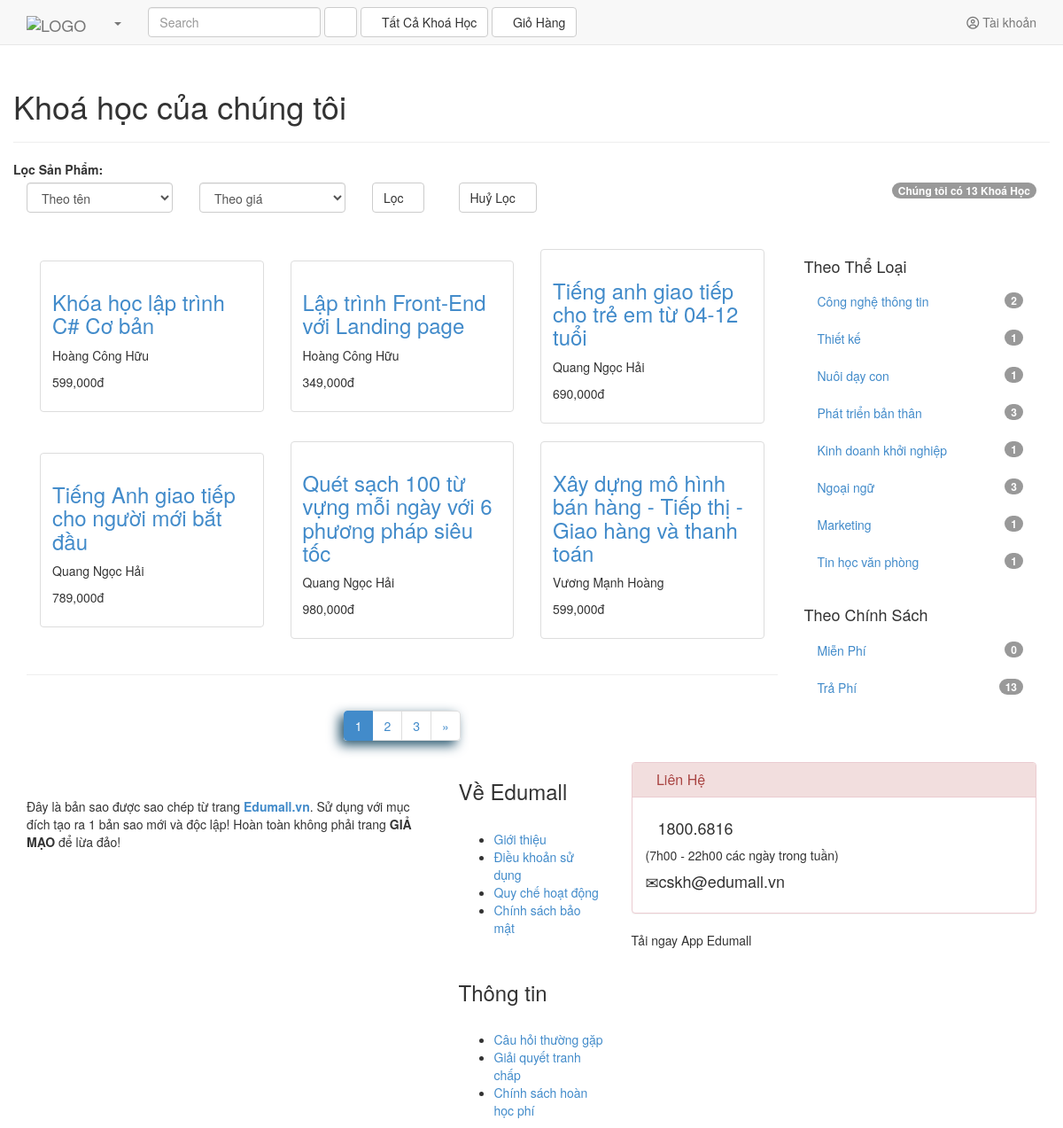
Page /index.php/courses on the committed database.
### tables this page shows
CREATE TABLE `course` (
  `id_cs` int(11) NOT NULL,
  `ten_cs` varchar(255) NOT NULL,
  `info_cs` varchar(255) NOT NULL,
  `thumb_cs` varchar(255) NOT NULL,
  `id_user` int(11) NOT NULL,
  `mota_cs` text NOT NULL,
  `giaotrinh_cs` text NOT NULL,
  `id_cate` varchar(255) NOT NULL,
  `gia_cs` int(11) NOT NULL,
  `sobh_cs` int(11) NOT NULL,
  `time_cs` varchar(255) NOT NULL,
  `created_date` date NOT NULL
);

CREATE TABLE `user` (
  `id_user` int(11) NOT NULL,
  `email_user` varchar(255) NOT NULL,
  `pass_user` varchar(255) NOT NULL,
  `name_user` varchar(255) NOT NULL,
  `job_user` varchar(255) NOT NULL,
  `sex_user` tinyint(4) NOT NULL COMMENT '0-Female, 1-Male',
  `about_user` varchar(255) NOT NULL,
  `permission_user` int(11) NOT NULL DEFAULT '0' COMMENT '0 là chưa kích hoạt mail  -  1 là tv đã active  -  2 là GV  -  3 là ADMIN',
  `code_user` varchar(255) NOT NULL,
  `coin_user` int(11) NOT NULL,
  `avatar_user` varchar(255) NOT NULL DEFAULT 'default.jpg',
  `created_date` date NOT NULL,
  `last_login` date NOT NULL
);

### application/views/v_courses.php (called while the page is built, shortened)
<?php
class V_Courses
{
	public function index($countrow, $query_poster, $paginator, $category, $fee, $keyword, $filter)
	{
		include 'res/courses.php';
	}
}

### index.php (called while the page is built, shortened)
<?php
require_once BASEPATH.'core/CodeIgniter.php';

### application/models/M_courses.php (called while the page is built, shortened)
<?php if ( ! defined('BASEPATH')) exit('No direct script access allowed');
class M_Courses extends CI_Model
{
    public function showall($limit, $keyword, $filter)
    {
    	$offset=$this->uri->segment(2);
    	$this->db->select('id_cs,thumb_cs,ten_cs,name_user,gia_cs');
        $this->db->from('course, user');
        $this->db->where('course.id_user = user.id_user');
        $custom = "(course.ten_cs LIKE '%$keyword%' OR user.name_user LIKE '%$keyword%' OR course.id_cate LIKE '%$keyword%')";
        $this->db->where($custom);
		$this->db->order_by($filter);
		$this->db->limit($limit, $offset);
		$query_poster = $this->db->get();
		return $query_poster;
    }
    public function countrow($keyword)
    {
        $this->db->from('course')->like('ten_cs', $keyword)->or_like('id_user', $keyword)->or_like('id_cate', $keyword);
    	return $this->db->count_all_results();
    }
    public function row_cntt()
    {
        $this->db->from('course')->where('id_cate', 'cntt');
        return $this->db->count_all_results();
    }
    public function row_tk()
    {
        $this->db->from('course')->where('id_cate', 'tk');
        return $this->db->count_all_results();
    }
    public function row_ndc()
    {
        $this->db->from('course')->where('id_cate', 'ndc');
        return $this->db->count_all_results();
    }
    public function row_ptbt()
    {
        $this->db->from('course')->where('id_cate', 'ptbt');
        return $this->db->count_all_results();
    }
    public function row_kdkn()
    {
        $this->db->from('course')->where('id_cate', 'kdkn');
        return $this->db->count_all_results();
    }
    public function row_nn()
    {
        $this->db->from('course')->where('id_cate', 'nn');
        return $this->db->count_all_results();
    }
    public function row_mkt()
    {
        $this->db->from('course')->where('id_cate', 'mkt');
        return $this->db->count_all_results();
    }
    public function row_thvp()
    {
        $this->db->from('course')->where('id_cate', 'thvp');
        return $this->db->count_all_results();
    }
    public function row_free()
    {
        $this->db->from('course')->where('gia_cs', 0);
        return $this->db->count_all_results();
    }
    public function row_fee()
    {
        $this->db->from('course')->where('gia_cs !=', 0);
        return $this->db->count_all_results();
    }
}

### res/courses.php (the view, shortened to what this page needs)
<!DOCTYPE html>
<html lang="en">
<head>
	<link rel="stylesheet" href="<?php echo base_url(); ?>res/bs/css/bootstrap.min.css">
	<link rel="stylesheet" href="<?php echo base_url(); ?>res/awesome/css/font-awesome.min.css">
	<link rel="stylesheet" href="<?php echo base_url(); ?>res/css/webstyle.css">
	<link rel="stylesheet" href="<?php echo base_url(); ?>res/css/courses.css">
</head>
<body>
	<header>
		<?php include "includes/header.php" ?>
	</header>
	<main>
		<div class="container">
			<div class="row"><br><br>
				<h1>Khoá học của chúng tôi</h1>
				<hr>
				<div class="form locsp">
					<form action="<?php echo base_url('courses'); ?>" method="POST" role="form">
						<div class="form-group">
							<label for="">Lọc Sản Phẩm:</label>
							<div class="form-group">
								<div class="col-sm-2">
									<select name="name" class="form-control">
										<option value="" selected="">Theo tên</option>
									</select>
								</div>
								<div class="col-sm-2">
									<select name="price" class="form-control">
										<option value="" selected="">Theo giá</option>
									</select>
								</div>
								<div class="col-md-1">
									<button type="submit" class="btn btn-default" name="filter" value="filter" title="Vui lòng chỉ chọn một loại lọc">Lọc<i class="glyphicon glyphicon-search"></i></button>
								</div>
								<div class="col-md-1">
									<a href="<?php echo base_url('courses/cancel_search'); ?>"><button type="button" class="btn btn-default">Huỷ Lọc<i class="glyphicon glyphicon-remove-sign"></i></button></a>
								</div>
								<div class="col-md-6">
									<span class="badge pull-right">Chúng tôi có <?php echo $countrow; ?> Khoá Học</span>
								</div>
							</div>
						</div>
					</form><br><br><br>
				</div>
				<div class="course col-md-9">
					<table>
							<tr>
								<?php
								$i = 0;
								foreach($query_poster->result() as $row){
									if($i == 3){
										echo "</tr>";
										$i = 0;
									}
								?>
								<td class="col-md-4">
									<div class="thumbnail">
										<div class="caption">
											<a href="<?php echo base_url('display?id=').$row->id_cs; ?>"><h3><?php echo $row->ten_cs; ?></h3></a>
											<p class="author">
												<?php echo $row->name_user; ?>
											</p>
											<p>
												<span class="gia"><?php echo number_format($row->gia_cs); ?>đ</span>
											</p>
										</div>
									</div>
								</td>
								<?php $i++; } ?>
					</table>
					<hr>
					<div class="numpage" align="center">
						<ul class="pagination" style="box-shadow: -5px 5px 13px #27556d;">
							<?php echo $paginator; ?>
						</ul>
					</div>
				</div>
				<div class="theloai col-md-3">
					<h4>Theo Thể Loại</h4>
					<ul class="nav nav-pills nav-stacked">
						<?php
						foreach ($category as $key => $value) {
						?>
						<li>
							<a href="<?php echo base_url('courses/category/').$value['key']; ?>">
								<span class="badge pull-right"><?php echo $value['count']; ?></span>
								<?php echo $value['name']; ?>
							</a>
						</li>
						<?php } ?>
					</ul><br>
					<h4>Theo Chính Sách</h4>
					<ul class="nav nav-pills nav-stacked">
						<li>
							<a href="courses.php?policy=mien-phi">
								<span class="badge pull-right"><?php echo $fee['free']; ?></span>
								Miễn Phí
							</a>
						</li>
						<li>
							<a href="courses.php?policy=tra-phi">
								<span class="badge pull-right"><?php echo $fee['fee']; ?></span>
								Trả Phí
							</a>
						</li>
					</ul>
				</div>
			</div>
		</main>
		<footer>
			<?php include "includes/footer.php" ?>
		</footer>
	</body>
	</html>

### rows in the picture
course: ten_cs "Khóa học lập trình C# Cơ bản", id_user.name_user "Hoàng Công Hữu", gia_cs "599,000"
course: ten_cs "Lập trình Front-End với Landing page", id_user.name_user "Hoàng Công Hữu", gia_cs "349,000"
course: ten_cs "Tiếng anh giao tiếp cho trẻ em từ 04-12 tuổi", id_user.name_user "Quang Ngọc Hải", gia_cs "690,000"
course: ten_cs "Tiếng Anh giao tiếp cho người mới bắt đầu", id_user.name_user "Quang Ngọc Hải", gia_cs "789,000"
course: ten_cs "Quét sạch 100 từ vựng mỗi ngày với 6 phương pháp siêu tốc", id_user.name_user "Quang Ngọc Hải", gia_cs "980,000"
course: ten_cs "Xây dựng mô hình bán hàng - Tiếp thị - Giao hàng và thanh toán", id_user.name_user "Vương Mạnh Hoàng", gia_cs "599,000"

### other values in the picture
$countrow "13"
$paginator "1 2 3 »"
$value['count'] "2"
$value['name'] "Công nghệ thông tin"
$value['count'] "1"
$value['name'] "Thiết kế"
$value['name'] "Nuôi dạy con"
$value['count'] "3"
$value['name'] "Phát triển bản thân"
$value['name'] "Kinh doanh khởi nghiệp"
$value['name'] "Ngoại ngữ"
$value['name'] "Marketing"
$value['name'] "Tin học văn phòng"
$fee['free'] "0"
$fee['fee'] "13"
